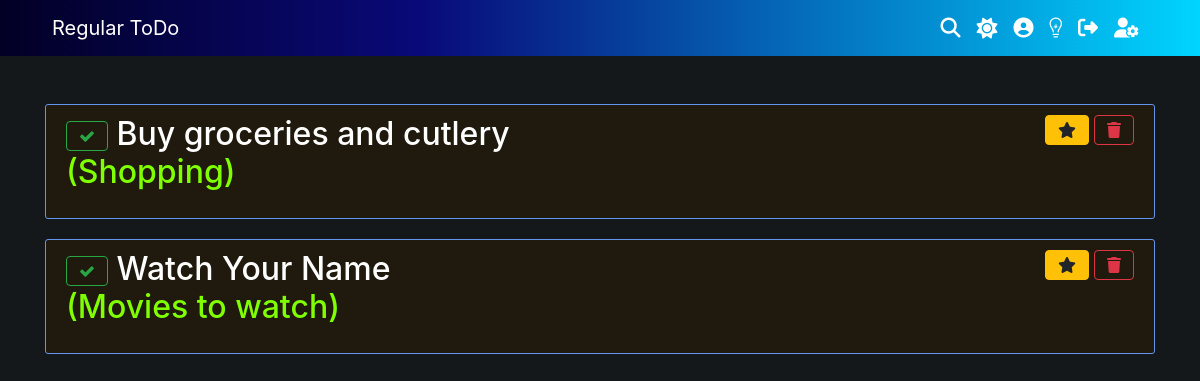
Before: /todo/important/ (signed in) with the older database file.
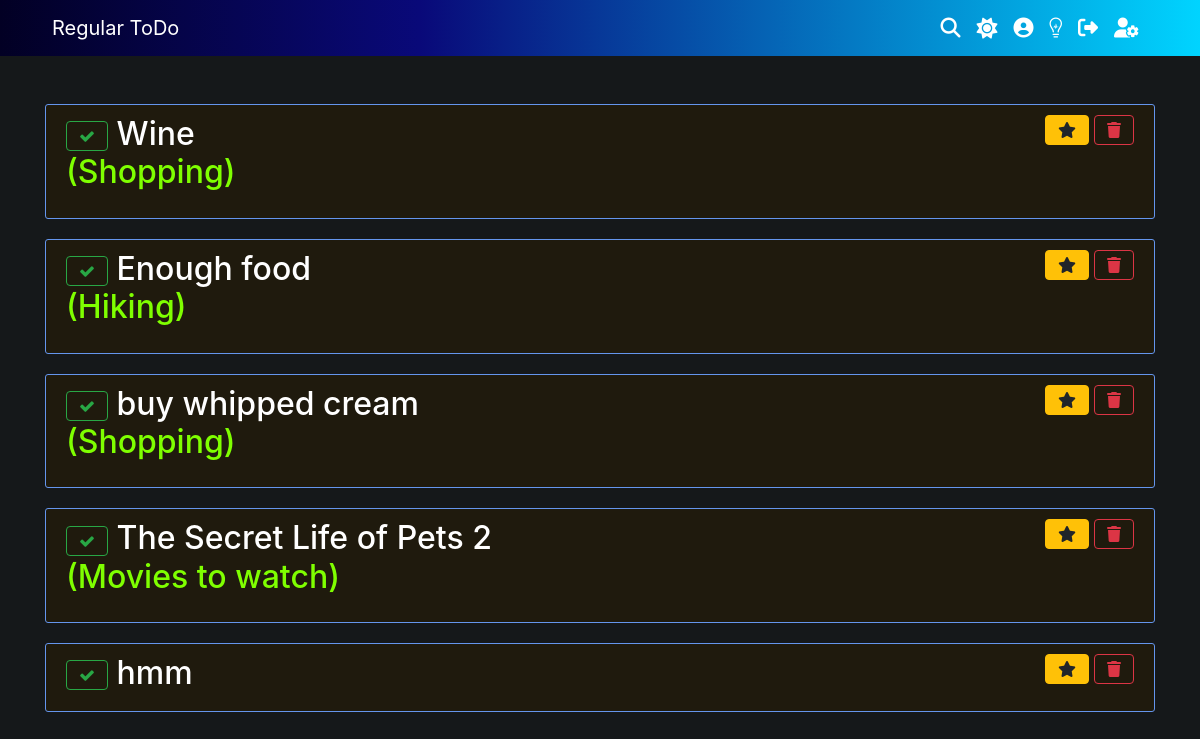
After: the same page with the newer database file.
### ToDo/models.py (models this page shows, shortened)
class ToDo(models.Model):
    title = models.CharField(max_length=100)
    parent_list = models.ForeignKey(
        TaskList, on_delete=models.CASCADE, null=True)
    date_created = models.DateTimeField(default=timezone.now)
    creator = models.ForeignKey(User, on_delete=models.CASCADE)
    is_checked = models.BooleanField(default=False)
    due_date = models.DateTimeField(null=True, blank=True)
    due_date_color = models.CharField(max_length=100, null=True, blank=True)
    num_of_subtasks = models.IntegerField(default=0)
    date_completed = models.DateTimeField(null=True, blank=True)
    has_notes = models.BooleanField(default=False)
    important = models.BooleanField(default=False)

class TaskList(models.Model):
    title = models.CharField(max_length=100)
    owner = models.ForeignKey(User, on_delete=models.CASCADE)
    num_of_tasks = models.IntegerField(default=0)

### ToDo/views.py (the view)
# urls.py: path('todo/important/', TodoImportantView.as_view(), name="todo-important"),
class TodoImportantView(LoginRequiredMixin, ListView):
    model = ToDo
    template_name = "ToDo/important_tasks.html"
    context_object_name = "todos"
    def get_queryset(self):
        query_set = ToDo.objects.filter(
            creator=self.request.user, important=True, is_checked=False).order_by("-date_created")
        return query_set

### ToDo/templates/ToDo/important_tasks.html (shortened to what this page needs)
{% extends "ToDo/base.html" %}
{% block content %}
{% load crispy_forms_tags %}
{% for todo in todos %}
    <article class="content-section" id="todo-item-{{ todo.pk }}">
        <div class="media-body full-content">
            <h2>
                <button onclick="toggleTodo({{ todo.pk }}, 'check', 'other')" class="btn btn-outline-success">
                    <i class="fa fa-check"></i>
                </button>
                <a id="todo-title-{{ todo.pk }}" style="overflow: hidden; text-overflow: ellipsis;" href="{% url 'todo-detailed' todo.title todo.pk %}"
                    class="article-title">
                    {{ todo.title }}
                </a>
                <button data-toggle="modal" data-target="#exampleModalCenter{{ todo.pk }}" style="float: right;"
                    class="btn btn-outline-danger">
                    <i class="fas fa-trash"></i>
                </button>
                <button id="todo-important-{{ todo.pk }}" onclick="toggleImportant({{ todo.pk }}, 'unmark')" style="float: right; margin-right: 5px;"
                    type="submit"
                    class="btn btn-warning">
                    <span aria-hidden="true"><i class="fas fa-star"></i></span>
                </button>
                {% if todo.parent_list %}
                    <p style="color: chartreuse;"> ({{ todo.parent_list.title }}) </p>
                {% endif %}
            </h2>
        </div>
    </article>
{% endfor %}
{% endblock content %}

Changed rows visible on the page:
no longer on this page (row edited): ToDo: title "Buy groceries and cutlery", parent_list "Shopping"
no longer on this page (row edited): ToDo: title "Watch Your Name", parent_list "Movies to watch"
added ToDo: title "Wine", parent_list "Shopping"
added ToDo: title "Enough food", parent_list "Hiking"
now on this page (row edited): ToDo: title "buy whipped cream", parent_list "Shopping"
now on this page (row edited): ToDo: title "The Secret Life of Pets 2", parent_list "Movies to watch"
now on this page (row edited): ToDo: title "hmm"
